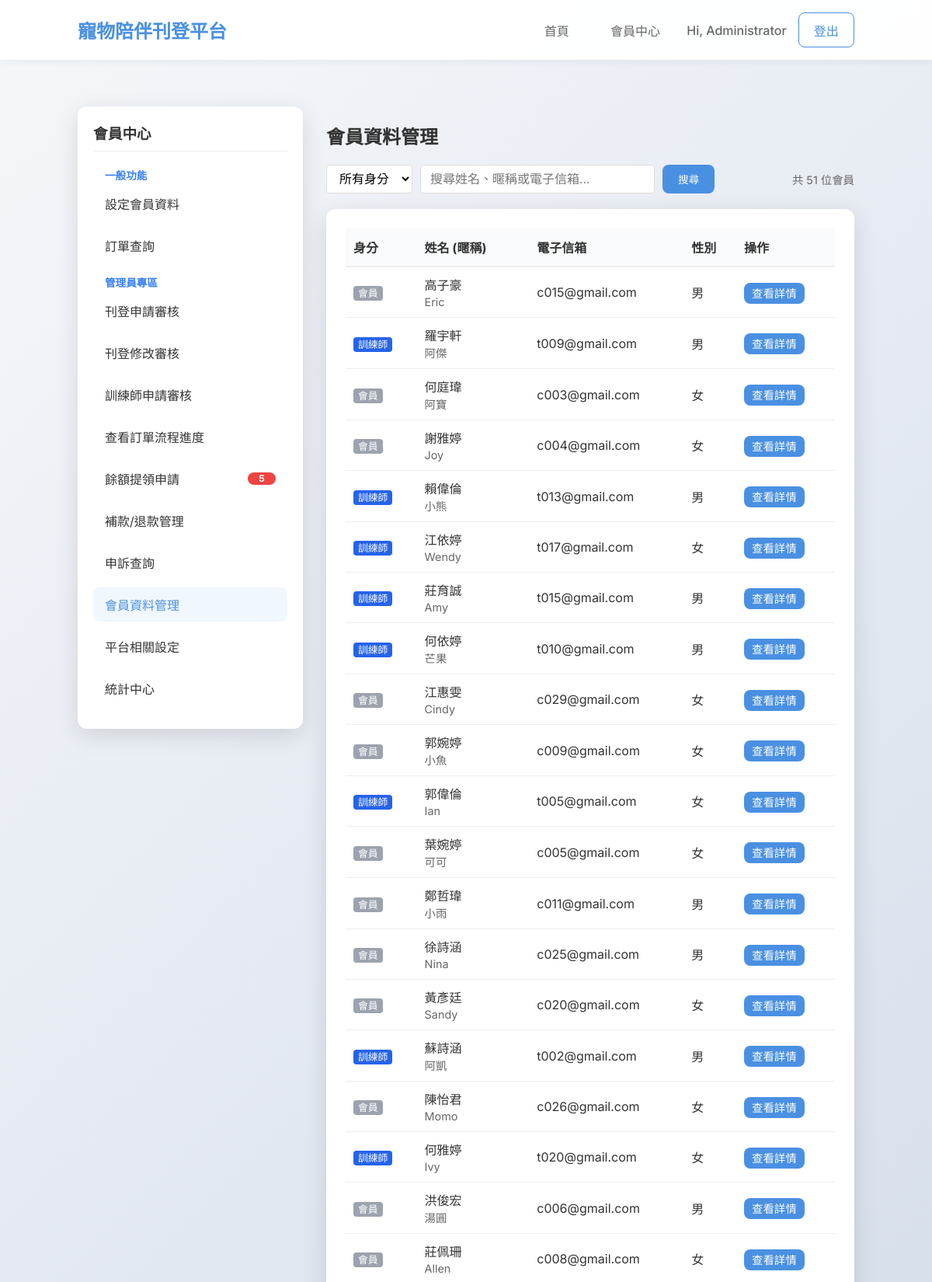
Screenshot of /admin/member-management (signed in, upper part) with the database file from the repository.
### tables this page shows
CREATE TABLE users (
    id INTEGER PRIMARY KEY AUTOINCREMENT,
    email TEXT UNIQUE NOT NULL,
    password_hash TEXT NOT NULL,
    name TEXT NOT NULL,
    nickname TEXT,
    gender TEXT NOT NULL,
    dob DATE NOT NULL,
    city TEXT NOT NULL,
    district TEXT NOT NULL,
    phone TEXT NOT NULL,
    created_at TIMESTAMP DEFAULT CURRENT_TIMESTAMP
, role TEXT DEFAULT 'member', avatar TEXT);

### pet_platform/blueprints/admin.py (the view)
@bp.route('/admin/member-management')
@role_required(Role.ADMIN)
def admin_member_management():
    query = request.args.get('q', '').strip()
    role_filter = request.args.get('role', 'all')
    conn = get_db()
    sql = 'SELECT * FROM users WHERE 1=1'
    params = []
    if query:
        sql += ' AND (name LIKE ? OR nickname LIKE ? OR email LIKE ?)'
        search = f"%{query}%"
        params.extend([search, search, search])
    if role_filter and role_filter != 'all':
        sql += ' AND role = ?'
        params.append(role_filter)
    sql += ' ORDER BY created_at DESC'
    users = conn.execute(sql, params).fetchall()
    return render_template('admin_member_list.html',
                           users=users,
                           search_query=query,
                           current_role=role_filter,
                           active_page='member_management')

### pet_platform/context_processors.py (called while the page is built)
def inject_sidebar_counts():
    counts = {}
    if 'user_id' in session:
        try:
            counts = sidebar_counts(session['user_id'], session.get('user_role'))
        except Exception:
            current_app.logger.exception('Error injecting sidebar counts')
    return dict(sidebar_counts=counts)

### pet_platform/db.py (called while the page is built)
def get_db():
    if 'db' not in g:
        g.db = sqlite3.connect(current_app.config['DATABASE'])
        g.db.row_factory = sqlite3.Row
    return g.db

### pet_platform/services/stats_service.py (called while the page is built, shortened)
def sidebar_counts(user_id, role):
    conn = get_db()
    if role == Role.ADMIN:
        c = conn.execute(_ADMIN_COUNTS_SQL).fetchone()
        supplements = c['underpaid'] + c['paid_supplements']
        return {
            'admin_pending_listings': c['pending_listings'],
            'admin_pending_trainers': c['pending_trainers'],
            'admin_pending_withdrawals': c['pending_withdrawals'],
            'admin_pending_payments': c['pending_payments'],
            'admin_pending_modifications': c['pending_modifications'],
            'admin_tab_refund_count': c['refund_tasks'],
            'admin_tab_supplement_count': supplements,
            'admin_pending_refunds': c['refund_tasks'] + supplements,
        }

### templates/admin_member_list.html (shortened to what this page needs)
{% extends 'member_layout.html' %}
{% block member_content %}
<h2>會員資料管理</h2>
<div
    style="margin-bottom: 20px; display: flex; justify-content: space-between; align-items: center; flex-wrap: wrap; gap: 10px;">
    <form action="{{ url_for('admin.admin_member_management') }}" method="get"
        style="display: flex; gap: 10px; flex: 1; max-width: 500px;">
        <select name="role" class="form-select"
            style="padding: 8px 12px; border: 1px solid #ddd; border-radius: 4px; font-size: 1rem; width: auto; background-color: white;"
            onchange="this.form.submit()">
            <option value="all" {% if current_role=='all' %}selected{% endif %}>所有身分</option>
        </select>
        <input type="text" name="q" placeholder="搜尋姓名、暱稱或電子信箱..." value="{{ search_query }}"
            style="flex: 1; padding: 8px 12px; border: 1px solid #ddd; border-radius: 4px; font-size: 1rem;">
        <button type="submit" class="btn btn-primary" style="padding: 8px 20px; white-space: nowrap;">
            搜尋
        </button>
    </form>
    <span style="color: #666; font-size: 0.9rem;">共 {{ users|length }} 位會員</span>
</div>
<div class="card">
    <div style="overflow-x: auto;">
        <table style="width: 100%; border-collapse: collapse; min-width: 600px;">
            <thead>
                <tr style="border-bottom: 2px solid #eee; text-align: left; background-color: #f9fafb;">
                    <th style="padding: 12px 10px;">身分</th>
                    <th style="padding: 12px 10px;">姓名 (暱稱)</th>
                    <th style="padding: 12px 10px;">電子信箱</th>
                    <th style="padding: 12px 10px;">性別</th>
                    <th style="padding: 12px 10px;">操作</th>
                </tr>
            </thead>
            <tbody>
                {% for user in users %}
                <tr style="border-bottom: 1px solid #eee;">
                    <td style="padding: 10px;">
                        {% if user['role'] == 'admin' %}
                        <span
                            style="background-color: #374151; color: white; padding: 2px 6px; border-radius: 4px; font-size: 0.8rem;">管理員</span>
                        {% elif user['role'] == 'trainer' %}
                        <span
                            style="background-color: #2563eb; color: white; padding: 2px 6px; border-radius: 4px; font-size: 0.8rem;">訓練師</span>
                        {% else %}
                        <span
                            style="background-color: #9ca3af; color: white; padding: 2px 6px; border-radius: 4px; font-size: 0.8rem;">會員</span>
                        {% endif %}
                    </td>
                    <td style="padding: 10px;">{{ user['name'] }}<br><span style="color: #666; font-size: 0.9rem;">{{
                            user['nickname'] }}</span></td>
                    <td style="padding: 10px;">{{ user['email'] }}</td>
                    <td style="padding: 10px;">{{ '男' if user['gender'] == 'male' else '女' }}</td>
                    <td style="padding: 10px;">
                        <a href="{{ url_for('admin.admin_member_detail', user_id=user['id']) }}" class="btn btn-primary"
                            style="padding: 5px 10px; font-size: 0.9rem;">查看詳情</a>
                    </td>
                </tr>
                {% endfor %}
            </tbody>
        </table>
    </div>
</div>
{% endblock %}

### templates/base.html (shortened to what this page needs)
<!DOCTYPE html>
<html lang="zh-TW">
<head>
    <link rel="stylesheet" href="{{ url_for('static', filename='style.css') }}">
    <link rel="stylesheet" href="https://cdnjs.cloudflare.com/ajax/libs/font-awesome/6.0.0/css/all.min.css">
</head>
<body>
    <nav class="navbar">
        <div class="container">
            <a href="{{ url_for('main.index') }}" class="logo">寵物陪伴刊登平台</a>
            <div class="nav-links">
                <a href="{{ url_for('main.index') }}" class="btn btn-ghost">首頁</a>
                {% if session.get('user_id') %}
                <a href="{{ url_for('member.member_profile') }}" class="btn btn-ghost">會員中心</a>
                <span class="user-greeting">Hi, {{ session.get('user_name') }}</span>
                <a href="{{ url_for('auth.logout') }}" class="btn btn-outline">登出</a>
                {% else %}
                <a href="{{ url_for('auth.login') }}" class="btn btn-ghost">登入</a>
                <a href="{{ url_for('auth.register') }}" class="btn btn-primary">註冊</a>
                {% endif %}
            </div>
        </div>
    </nav>
    <div class="container main-content">
        {% block content %}{% endblock %}
    </div>
</body>
</html>

### static/style.css (style rules this page uses)
:root { --primary-color: #4a90e2; --primary-hover: #357abd; --bg-color: #f4f7f6; --card-bg: rgba(255, 255, 255, 0.85); --text-color: #333; --text-muted: #666; --border-radius: 12px; --shadow: 0 8px 30px rgba(0, 0, 0, 0.12); --font-family: 'Inter', sans-serif; }
body { font-family: var(--font-family); background-color: var(--bg-color); background-image: linear-gradient(135deg, #f5f7fa 0%, #c3cfe2 100%); margin: 0; color: var(--text-color); min-height: 100vh; }
.container { max-width: 1000px; margin: 0 auto; padding: 0 20px; }
.navbar { background: rgba(255, 255, 255, 0.95); backdrop-filter: blur(10px); padding: 1rem 0; box-shadow: 0 2px 10px rgba(0, 0, 0, 0.05); position: sticky; top: 0; z-index: 1000; }
.navbar .container { display: flex; justify-content: space-between; align-items: center; }
.logo { font-size: 1.5rem; font-weight: 700; text-decoration: none; color: var(--primary-color); }
.nav-links { display: flex; align-items: center; gap: 15px; }
.user-greeting { font-weight: 500; color: var(--text-muted); }
.btn { padding: 0.6rem 1.2rem; border-radius: 8px; text-decoration: none; font-weight: 500; transition: all 0.3s ease; cursor: pointer; border: none; }
.btn-primary { background-color: var(--primary-color); color: white; }
.btn-outline { border: 1px solid var(--primary-color); color: var(--primary-color); background: transparent; }
.btn-ghost { color: var(--text-muted); background: transparent; }
.main-content { padding-top: 40px; padding-bottom: 40px; }
.card { background: white; padding: 25px; border-radius: var(--border-radius); box-shadow: var(--shadow); }

### rows the page displays
users: get "Administrator"
users: role "會員", name "高子豪", nickname "Eric", email "c015@gmail.com", gender "男"
users: role "訓練師", name "羅宇軒", nickname "阿傑", email "t009@gmail.com", gender "男"
users: role "會員", name "何庭瑋", nickname "阿寶", email "c003@gmail.com", gender "女"
users: role "會員", name "謝雅婷", nickname "Joy", email "c004@gmail.com", gender "女"
users: role "訓練師", name "賴偉倫", nickname "小熊", email "t013@gmail.com", gender "男"
users: role "訓練師", name "江依婷", nickname "Wendy", email "t017@gmail.com", gender "女"
users: role "訓練師", name "莊育誠", nickname "Amy", email "t015@gmail.com", gender "男"
users: role "訓練師", name "何依婷", nickname "芒果", email "t010@gmail.com", gender "男"
users: role "會員", name "江惠雯", nickname "Cindy", email "c029@gmail.com", gender "女"
users: role "會員", name "郭婉婷", nickname "小魚", email "c009@gmail.com", gender "女"
users: role "訓練師", name "郭偉倫", nickname "Ian", email "t005@gmail.com", gender "女"
users: role "會員", name "葉婉婷", nickname "可可", email "c005@gmail.com", gender "女"
users: role "會員", name "鄭哲瑋", nickname "小雨", email "c011@gmail.com", gender "男"
users: role "會員", name "徐詩涵", nickname "Nina", email "c025@gmail.com", gender "男"
users: role "會員", name "黃彥廷", nickname "Sandy", email "c020@gmail.com", gender "女"
users: role "訓練師", name "蘇詩涵", nickname "阿凱", email "t002@gmail.com", gender "男"
users: role "會員", name "陳怡君", nickname "Momo", email "c026@gmail.com", gender "女"
users: role "訓練師", name "何雅婷", nickname "Ivy", email "t020@gmail.com", gender "女"
users: role "會員", name "洪俊宏", nickname "湯圓", email "c006@gmail.com", gender "男"
users: role "會員", name "莊佩珊", nickname "Allen", email "c008@gmail.com", gender "女"

### other values shown
{{ sidebar_counts['admin_pending_withdrawals'] }} "5"
{{ users|length }} "51"
